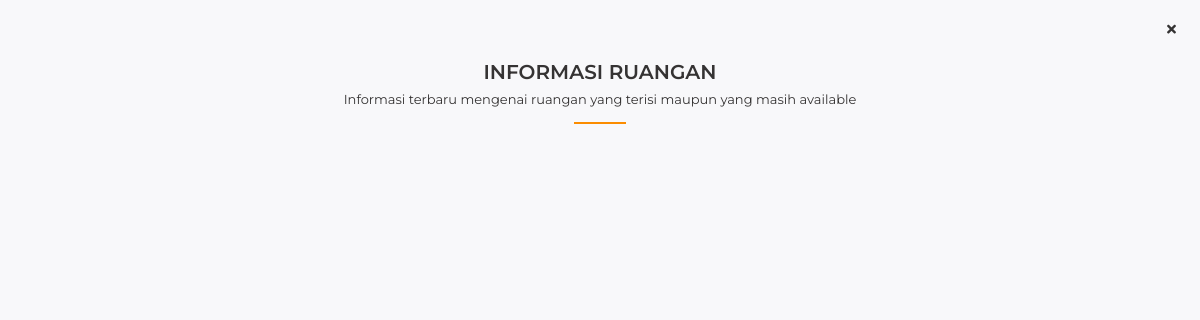
/index.php/main/schedule, run on an earlier commit of the app's database.
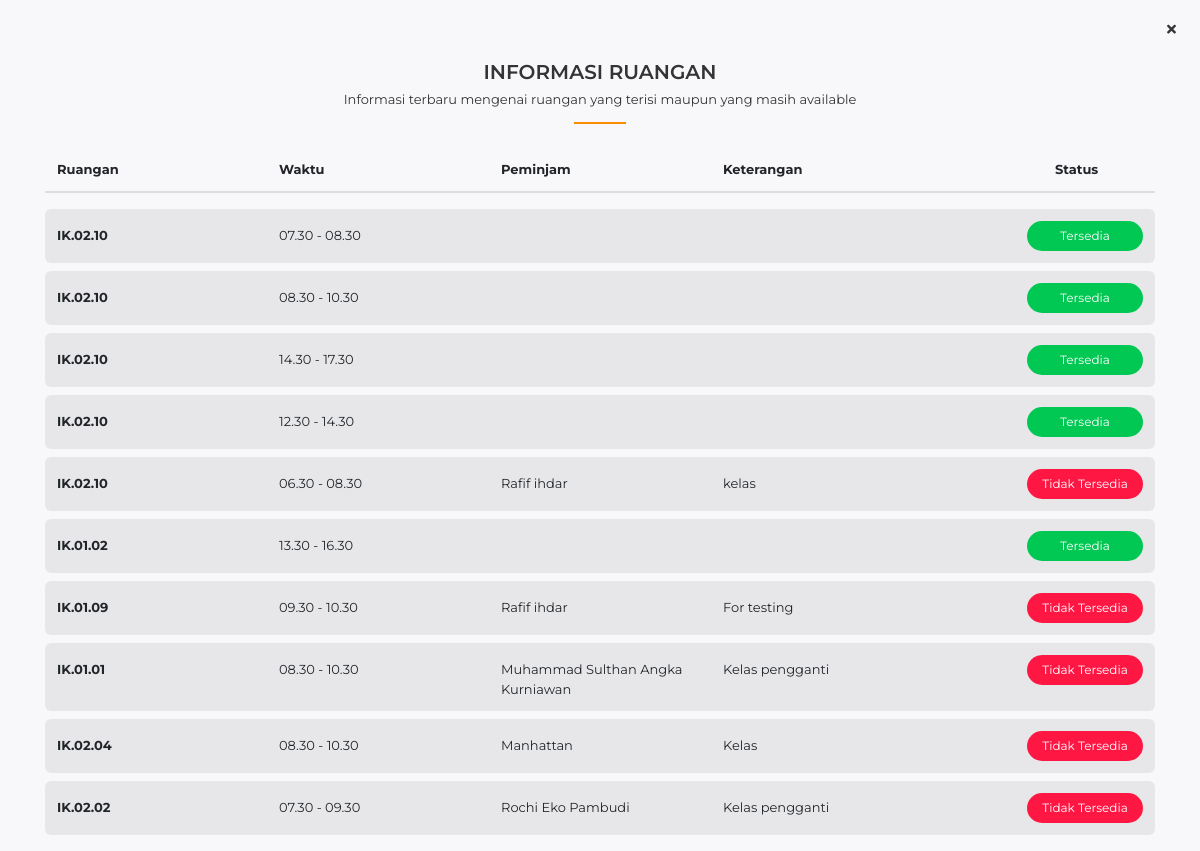
And on a later commit of the database.
### tables this page shows
CREATE TABLE `booking` (
  `id` varchar(64) NOT NULL,
  `id_peminjam` varchar(64) NOT NULL,
  `id_ruangan` varchar(64) NOT NULL,
  `date` date NOT NULL,
  `date_declined` date NOT NULL,
  `time` varchar(100) NOT NULL,
  `keterangan` varchar(255) NOT NULL,
  `status` varchar(50) NOT NULL,
  `date_created` datetime NOT NULL DEFAULT current_timestamp()
);

CREATE TABLE `ruangan` (
  `id` varchar(64) NOT NULL,
  `id_kategori` varchar(64) NOT NULL,
  `ruangan` varchar(255) NOT NULL,
  `akses` varchar(100) NOT NULL,
  `kapasitas` int(5) NOT NULL,
  `images` varchar(255) NOT NULL,
  `date` datetime NOT NULL DEFAULT current_timestamp()
);

CREATE TABLE `user` (
  `id` varchar(64) NOT NULL,
  `username` varchar(255) NOT NULL,
  `name` varchar(255) NOT NULL,
  `no_telp` varchar(15) NOT NULL,
  `nim` varchar(11) NOT NULL,
  `nip` varchar(11) NOT NULL,
  `koordinator` varchar(1) NOT NULL,
  `dosen_wali` varchar(64) NOT NULL,
  `kuota_bimbingan` int(3) NOT NULL,
  `kuota_penguji` int(3) NOT NULL,
  `prodi` varchar(64) NOT NULL,
  `kode_dosen` varchar(64) NOT NULL,
  `email` varchar(255) NOT NULL,
  `alamat` varchar(255) NOT NULL,
  `images` varchar(255) NOT NULL,
  `password` varchar(255) NOT NULL,
  `salt` varchar(255) NOT NULL,
  `role_id` int(11) NOT NULL,
  `is_active` int(1) NOT NULL,
  `date_created` int(11) NOT NULL,
  `status` varchar(7) NOT NULL DEFAULT 'offline'
);

### application/controllers/Main.php (called while the page is built, shortened)
<?php
class Main extends CI_Controller
{
  public function __construct()
  {
    $this->load->model('main_model');
    $this->load->model('user_model');
    $this->load->library('upload');
    $this->load->library('pagination');
  }
  public function schedule()
  {
    $data['dt_schedule'] = $this->main_model->getDtBookingSchedule();
    $this->load->view('main/schedule', $data);
  }
}

### index.php (called while the page is built, shortened)
<?php
require_once BASEPATH.'core/CodeIgniter.php';

### application/models/Main_model.php (called while the page is built, shortened)
<?php
class Main_model extends CI_Model
{
  public function getDtBookingSchedule()
  {
    $query = "SELECT `ruangan`.`ruangan`,`user`.`name`,`booking`.`date`,`booking`.`time`,`booking`.`keterangan`,`booking`.`status`
    FROM booking JOIN ruangan ON `booking`.`id_ruangan` = `ruangan`.`id`
    JOIN user ON `booking`.`id_peminjam` = `user`.`id`";
    return $this->db->query($query)->result_array();
  }
}

### application/views/main/schedule.php (the view, shortened to what this page needs)
<!DOCTYPE html>
<html lang="en-id">
<head>
  <link rel="stylesheet" href="<?= base_url('assets/vendor/bootstrap-4.5.0-dist/css/bootstrap.min.css'); ?>">
  <link rel="stylesheet" href="<?= base_url('assets/vendor/fontawesome-free-5.13.0-web/css/all.min.css'); ?>">
  <link rel="stylesheet" href="<?= base_url('assets/vendor/owl-carousel/owl.carousel.css'); ?>">
  <link rel="stylesheet" href="<?= base_url('assets/css/style.css'); ?>">
  <link rel="stylesheet" href="https://cdnjs.cloudflare.com/ajax/libs/animate.css/4.0.0/animate.compat.css" />
</head>
<body>
  <div onclick="window.location.href='<?= base_url() ?>'" style="position:fixed;top:20px;right:24px;cursor:pointer;" title="Tutup Layar Penuh">
    <i class="fas fa-times fa"></i>
  </div>
  <div class="fik-jadwal-ruangan">
    <div class="container">
      <div class="fik-section-title text-center">
        <h3>INFORMASI RUANGAN</h3>
        <p>Informasi terbaru mengenai ruangan yang terisi maupun yang masih available</p>
      </div>
      <div class="owl-carousel owl-theme fik-carousel-schedule">
        <?php $start = 0; ?>
        <?php $xIteration = ceil(count($dt_schedule) / 10);
        $iteration = 0;
        while ($iteration < $xIteration) : ?>
          <div class="item">
            <div class="fik-custom-table">
              <table class="table">
                <thead>
                  <tr>
                    <th scope="col">Ruangan</th>
                    <th scope="col">Waktu</th>
                    <th scope="col">Peminjam</th>
                    <th scope="col">Keterangan</th>
                    <th scope="col">
                      <div style="margin-left: 110px;">Status</div>
                    </th>
                  </tr>
                </thead>
                <tbody>
                  <?php $no = 0;
                  $display = 10; ?>
                  <?php foreach (array_slice($dt_schedule, $start, $display) as $d) : ?>
                    <tr>
                      <?php if ($d['status'] == 'Diterima' or $d['status'] == 'Menunggu Acc') : ?>
                        <td><b><?= $d['ruangan'] ?></b></td>
                        <td><?= substr($d['time'], 0, 8) ?><?= substr($d['time'], -5) ?></td>
                        <td><?= $d['name'] ?></td>
                        <td><?= $d['keterangan'] ?></td>
                        <td class="status">
                          <div class="badge badge-danger badge-pill">Tidak Tersedia</div>
                        </td>
                      <?php elseif ($d['status'] == 'Ditolak') : ?>
                        <td><b><?= $d['ruangan'] ?></b></td>
                        <td><?= substr($d['time'], 0, 8) ?><?= substr($d['time'], -5) ?></td>
                        <td></td>
                        <td></td>
                        <td class="status">
                          <div class="badge badge-success badge-pill">Tersedia</div>
                        </td>
                      <?php endif; ?>
                      <?php $temp = $no++;
                      if ($temp == $display - 1) {
                        $start += $temp + 1;
                      }
                      ?>
                    </tr>
                  <?php
                  endforeach; ?>
                </tbody>
              </table>
            </div>
          </div>
          <?php $iteration++ ?>
        <?php endwhile; ?>
      </div>
    </div>
  </div>
</body>
</html>

### assets/css/style.css (style rules this page uses)
* { margin: 0; padding: 0 }
*, *::before, *::after { -webkit-box-sizing: inherit; box-sizing: inherit }
html { overflow-x: hidden; -webkit-box-sizing: border-box; box-sizing: border-box; -ms-text-size-adjust: 100%; -webkit-text-size-adjust: 100%; padding: 0 !important; margin: 0 !important; }
html { -ms-overflow-style: scrollbar; -webkit-tap-highlight-color: transparent }
body { font-family: 'Montserrat' !important; font-size: 13px; font-weight: normal; display: flex; overflow: hidden; flex-direction: column; min-height: 100vh; margin: 0 auto; padding: 60px 0 0 !important; cursor: default; cursor: default; color: #353333; background-color: #f8f8fa }
b, strong { font-weight: 700 }
h1, h2, h3, h4, h5, h6 { font-family: inherit; font-weight: 600; position: relative; margin: 0; padding: 0 }
h3 { font-size: 28px }
p { display: block; margin: 0; padding: 0 }
.badge { display: inline-block; padding: 1px 6px; font-size: 12px; font-weight: 400; line-height: unset; text-align: center; white-space: nowrap; vertical-align: baseline; border-radius: 5px; -webkit-transition: .25s ease; transition: .25s ease }
.badge.badge-pill { padding: 1px 8px; border-radius: 20px }
.btn-success, .badge-success { background-color: #00C853 !important }
.btn-danger, .badge-danger { background-color: #ff1744 !important }
.container, .fab, .fal, .far, .fas { position: relative }
.fik-section-title { position: relative; margin-bottom: 24px }
.fik-section-title::after { content: ' '; display: block; margin-top: 12px; border-bottom: 2px solid #FB8C00; width: 52px; position: relative; left: 50%; -webkit-transform: translateX(-50%); transform: translateX(-50%) }
.fik-section-title h3 { margin-bottom: 6px; font-size: 20px !important; }
.table thead th { border-top: 0; }
.fik-custom-table .table thead { display: block; width: 100% }
.fik-custom-table .table thead tr { border: 0; display: block; width: 100%; border-bottom: 2px solid #ddd }
.fik-custom-table .table thead tr th { border: 0 }
.fik-custom-table .table thead tr:after { clear: both; content: ' '; display: block }
.fik-custom-table .table tbody { display: block; width: 100%; margin-top: 16px }
.fik-custom-table .table tbody tr { display: block; width: 100%; background-color: rgba(0, 0, 0, 0.065); margin-top: 8px; border-radius: 6px }
.fik-custom-table .table tbody tr:after { clear: both; content: ' '; display: block }
.fik-custom-table .table tbody tr td { border: 0; margin-top: 5px }
.fik-custom-table .table tr td, .fik-custom-table .table tr th { width: 20%; float: left }
.fik-custom-table .table tr td.status, .fik-custom-table .table tr th.status { text-align: right; margin-top: 0 }
.fik-custom-table .table tr td.status .badge, .fik-custom-table .table tr th.status .badge { width: 116px; padding: 6px 12px }
.fik-section-title::after { content: ' '; display: block; border-bottom: 2px solid #FB8C00; width: 52px; position: relative; left: 50%; -webkit-transform: translateX(-50%); transform: translateX(-50%) }
.fik-section-title h3 { margin-bottom: 6px }

What changed in the data, as far as the page shows it:
added booking: id_ruangan.ruangan "IK.02.10", time "07.30 -", time "08.30"
added booking: id_ruangan.ruangan "IK.02.10", time "08.30 -", time "10.30"
added booking: id_ruangan.ruangan "IK.02.10", time "14.30 -", time "17.30"
added booking: id_ruangan.ruangan "IK.02.10", time "12.30 -", time "14.30"
added booking: id_ruangan.ruangan "IK.02.10", time "06.30 -", time "08.30", user.name "Rafif ihdar", keterangan "kelas"
added booking: id_ruangan.ruangan "IK.01.02", time "13.30 -", time "16.30"
added booking: id_ruangan.ruangan "IK.01.09", time "09.30 -", time "10.30", user.name "Rafif ihdar", keterangan "For testing"
added booking: id_ruangan.ruangan "IK.01.01", time "08.30 -", time "10.30", user.name "Muhammad Sulthan Angka Kurniawan", keterangan "Kelas pengganti"
added booking: id_ruangan.ruangan "IK.02.04", time "08.30 -", time "10.30", user.name "Manhattan", keterangan "Kelas"
added booking: id_ruangan.ruangan "IK.02.02", time "07.30 -", time "09.30", user.name "Rochi Eko Pambudi", keterangan "Kelas pengganti"
Also different on the page:
new list line: "Ruangan Waktu Peminjam Keterangan Status"
